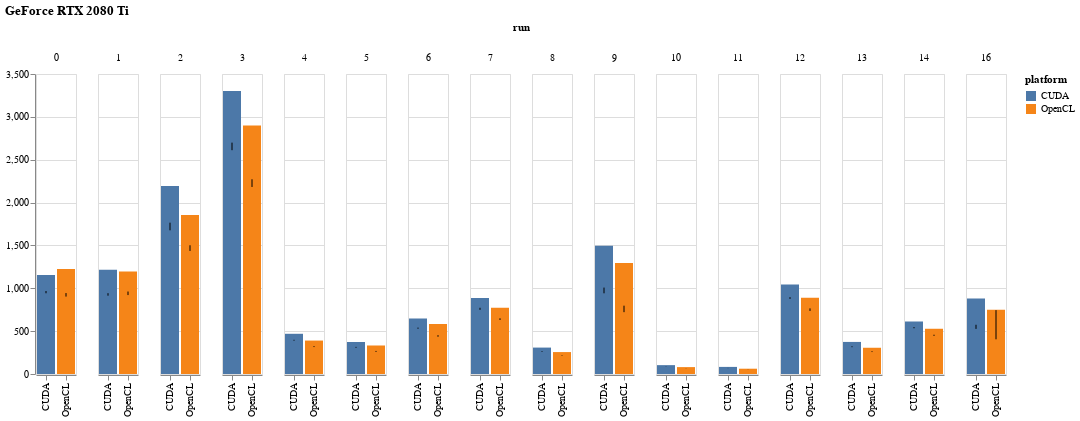

Write notebook code for a chart like this one.
### Code cell
device_name = "GeForce RTX 2080 Ti"

df = (data
      .pipe(lambda df: df[df["device_name"] == device_name])
      .assign(platform=lambda df: df["cuda_enabled"].replace({True: "CUDA", False: "OpenCL"}))
      .sample(5000)
     ).reset_index()

bars = alt.Chart().mark_bar().encode(
    x="platform:N",
    y=alt.Y("max(perf_ns_per_day):Q", title="max ns/day"),
    color='platform:N',
)

error_bars = alt.Chart().mark_errorbar(extent='ci').encode(
    x=alt.X("platform:N", title=None),
    y=alt.Y("perf_ns_per_day:Q", title=None)
)

alt.layer(bars, error_bars, data=df).facet(
    column="run:O",
    title=device_name
)

### Figure 1 — Vega-Lite specification as saved in the notebook (floating-point values rounded to 4 significant figures; data arrays with more than 128 entries replaced by an {"elided": "..."} marker saying what was removed)
{"config": {"view": {"continuousWidth": 400, "continuousHeight": 300}}, "data": {"name": "data-60b95ce2647b1a1420ae4e498a6e4213"}, "facet": {"column": {"type": "ordinal", "field": "run"}}, "spec": {"layer": [{"mark": "bar", "encoding": {"color": {"type": "nominal", "field": "platform"}, "x": {"type": "nominal", "field": "platform"}, "y": {"type": "quantitative", "aggregate": "max", "field": "perf_ns_per_day", "title": "max ns/day"}}}, {"mark": {"type": "errorbar", "extent": "ci"}, "encoding": {"x": {"type": "nominal", "field": "platform", "title": null}, "y": {"type": "quantitative", "field": "perf_ns_per_day", "title": null}}}]}, "title": "GeForce RTX 2080 Ti", "$schema": "https://vega.github.io/schema/vega-lite/v4.8.1.json", "datasets": {"data-60b95ce2647b1a1420ae4e498a6e4213": {"elided": "5000 records"}}}
